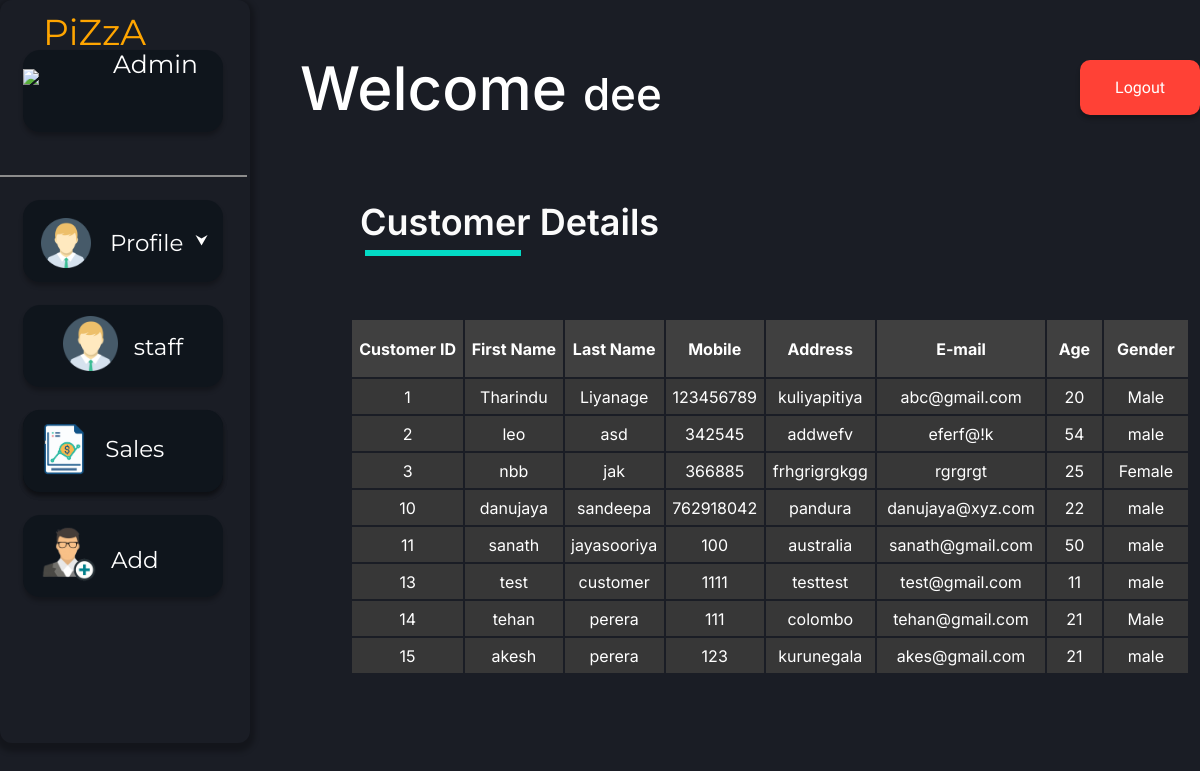
Before: /adminCustomerView.php (signed in) with the older database file.
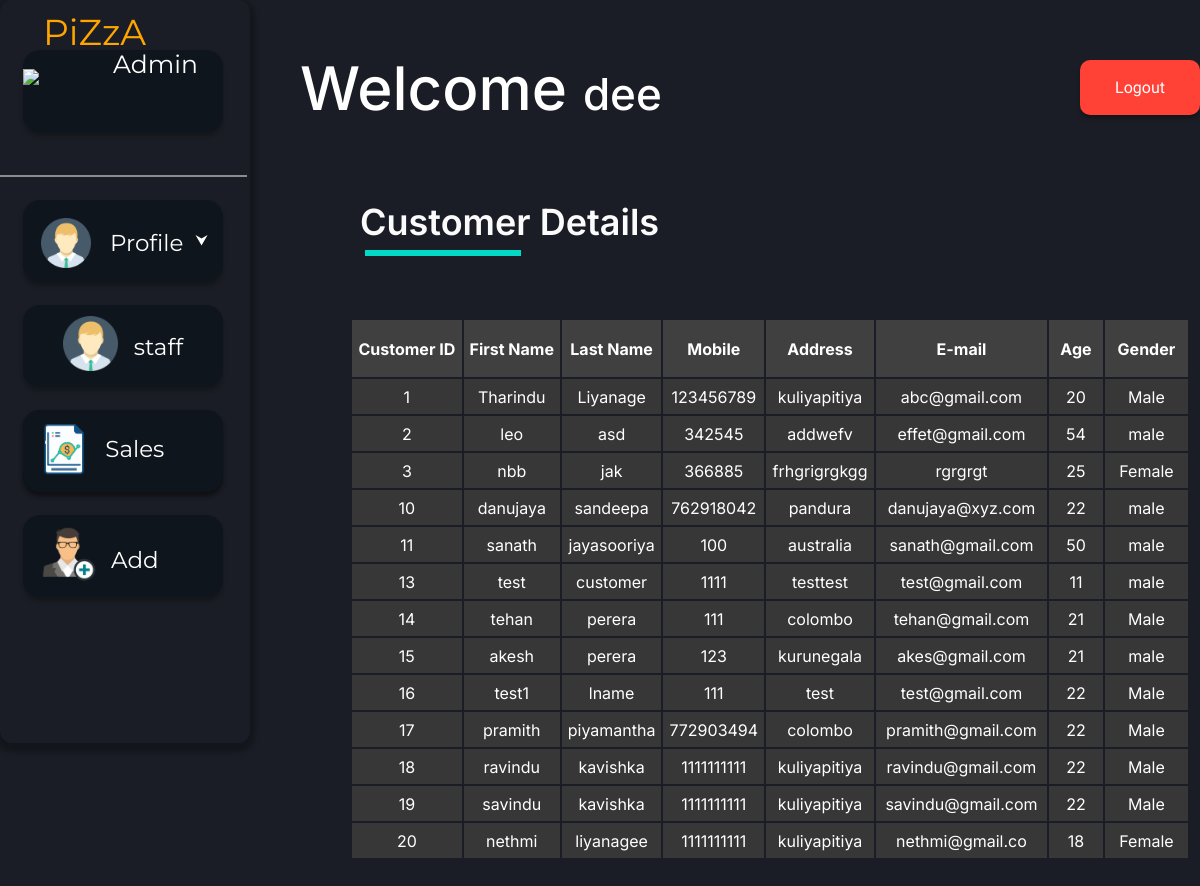
After: the same page with the newer database file.
### tables this page shows
CREATE TABLE `crm_customer` (
  `customer_id` int(11) NOT NULL,
  `fname` varchar(15) NOT NULL,
  `lname` varchar(15) NOT NULL,
  `mob` int(11) NOT NULL,
  `address` varchar(50) NOT NULL,
  `email` varchar(50) NOT NULL,
  `age` int(11) NOT NULL,
  `gender` varchar(6) NOT NULL
);

### adminCustomerView.php (the view, shortened to what this page needs)
<?php require_once('./phpFunc/connection/connect.php'); ?>
<?php
$sql = "SELECT * FROM crm_customer ORDER BY customer_id ASC";
mysqli_query($connection, $sql);
$result = mysqli_query($connection,$sql);
?>
<!DOCTYPE html>
<html lang="en">
<head>
        <link href="./styles/businessUser/main.css" rel="stylesheet">
        <link href="./styles/businessUser/add.css" rel="stylesheet">
</head>
<body>
<div>
<span class="wel-msg"><p>Welcome <span style="font-size:44px;"><?php echo $_SESSION["name"]; ?></span></p></span>
<span class="sub-head">Customer Details</span> <div class="sub-line"></div>
<span><a href="./phpFunc/functions/businessUser/logout.php"><button class="log_out-button">Logout</button> </a></span>
</div>
<div class="menu">
<div class="piza-staff"><img class="piza-logo" src="./assets/img/logo.png">
<span class="menu-text" style="color:orange;">PiZzA</span><br><span class="menu-text" style="font-size:25px; color:white; postion:relative; left:90px; bottom:45px;">Admin</span>
</div>
 <div class="menu-line"></div>
<button class="pro-view">
      <img class="pro-avatar" src="./assets/img/pro_avatar.png">
      <span class="pro-text">Profile </span>
</button>
<a href="./admin.php"><button class="sales-but">
<button  class="cus-but">
      <img class="cus-logo" src="./assets/img/pro_avatar.png">
      <span class="cus-text"> &nbsp;&nbsp;staff</span>
</button>
</a>
<a href="./adminSalesView.php"><button class="sales-but">
      <img class="sales-logo" src="./assets/img/sales.png">
      <span class="sales-text">Sales </span>
</button></a>
<button onclick="document.getElementById('addform').style.display='block'" class="add-but">
      <img class="add-logo" src="./assets/img/add_cus.png">
      <span class="add-text">Add</span>
</button>
</div>
<table border="0" class="table_dec">
<tr bgcolor="#404040">
<th>Customer ID</th>
<th>First Name</th>
<th>Last Name</th>
<th>Mobile</th>
<th>Address</th>
<th>E-mail</th>
<th>&nbsp;&nbsp;Age&nbsp;&nbsp;</th>
<th>&nbsp;&nbsp;Gender&nbsp;&nbsp;</th>
</tr>
<?php
while ($row = mysqli_fetch_assoc($result)) {
    echo "
        <tr height='35px' bgcolor='#373737'>
            <td>" . $row['customer_id'] . "</td>
            <td>" . $row['fname'] . "</td>
            <td>" . $row['lname'] . "</td>
            <td>" . $row['mob'] . "</td>
            <td>" . $row['address'] . "</td>
            <td>" . $row['email'] . "</td>
            <td>" . $row['age'] . "</td>
            <td>" . $row['gender'] . "</td>
        </tr>";
}
?>
</table>
</body>
</html>

### styles/businessUser/main.css (style rules this page uses)
body { background-color: #1A1D25; margin: 0px 0 10px; width: 100%; height: 100%; }
.table_dec { font-family: 'Inter', sans-serif; padding-bottom: 50px; box-sizing: border-box; text-align: center; border-color:#27262C; border: 0px solid #5B5B5B; color:white; position: relative; left: 350px; bottom: 425px; width: 70%; height: auto; border-radius: 4px; }
th { height: 55px; }
.wel-msg { position: absolute; left: 300px; top: -10px; font-family: 'Inter'; font-style: normal; font-weight: 500; font-size: 60px; line-height: 77px; color: #FFFFFF; }
.sub-head { position: absolute; height: 38px; left: 360px; top: 200px; font-family: 'Inter'; font-style: normal; font-weight: 600; font-size: 36px; line-height: 44px; color: #FBFBFB; }
.sub-line { border: 3px solid #03DAC5; width:150px; position: absolute; left: 365px; top: 250px; }
.menu { position: -webkit-sticky; position: sticky; width: 250px; height:743px; left: 0px; top: 0px; background: #1A1D25; box-shadow: 0px 4px 5px 5px rgba(0, 0, 0, 0.25); border-radius: 12px; z-index:4; }
.piza-logo { height: auto; width: 80px; }
.piza-staff { position: absolute; width: 200px; height: 82px; left: 23px; top: 50px; background: #0F151C; box-shadow: 0px 4px 4px rgba(0, 0, 0, 0.25); border-radius: 17px; }
.menu-text { font-family: "Montserrat", sans-serif; font-size:36px; position:relative; bottom:40px; }
.menu-line { border: 1px solid #8C8C8C; width:245px; position: relative; top:175px; }
.pro-view { position: absolute; width: 200px; height: 82px; left: 23px; top: 200px; outline:0; border:0; background: #0F151C; box-shadow: 0px 4px 4px rgba(0, 0, 0, 0.25); border-radius: 17px; }
.pro-avatar { height: auto; width: 50px; position: relative; left:-10px; top:5px; }
.pro-text { font-family: "Montserrat", sans-serif; font-size:23px; position:relative; bottom:12px; left:5px; color:white; cursor:default; }
.pro-view:after { content: '\2B9F'; color: white; font-weight: bold; float: right; margin-left: 5px; position: relative; top:20px; right:10px; }
.sales-but { position: absolute; width: 200px; height: 82px; left: 23px; top: 410px; outline:0; border:0; background: #0F151C; box-shadow: 0px 4px 4px rgba(0, 0, 0, 0.25); border-radius: 17px; }
.sales-logo { height: auto; width: 90px; position: relative; left:-28px; top:1px; }
.sales-text { font-family: "Montserrat", sans-serif; font-size:23px; position:relative; bottom:20px; left:-35px; color:white; cursor:default; }
.add-but { position: absolute; width: 200px; height: 82px; left: 23px; top: 515px; outline:0; border:0; background: #0F151C; box-shadow: 0px 4px 4px rgba(0, 0, 0, 0.25); border-radius: 17px; }
.add-logo { height: auto; width: 70px; position: relative; left:-28px; top:1px; }
.add-text { font-family: "Montserrat", sans-serif; font-size:23px; position:relative; bottom:20px; left:-25px; color:white; cursor:default; }
.cus-but { position: absolute; width: 200px; height: 82px; left: 23px; top: 305px; outline:0; border:0; background: #0F151C; box-shadow: 0px 4px 4px rgba(0, 0, 0, 0.25); border-radius: 17px; }
.cus-logo { height: auto; width: 55px; position: relative; left:0px; top:0px; }
.cus-text { font-family: "Montserrat", sans-serif; font-size:23px; position:relative; bottom:16px; left:-0px; color:white; cursor:default; }
.log_out-button { appearance: none; background-color: #FF4136; border: 0px solid #1A1A1A; border-radius: 10px; box-sizing: border-box; color: #FFFFFF; cursor: pointer; display: inline-block; font-family: 'Exo', sans-serif; font-size: 16px; width: 120px; height: 55px; outline: none; text-align: center; text-decoration: none; transition: all 300ms cubic-bezier(.23, 1, 0.32, 1); user-select: none; -webkit-user-select: none; touch-action: manipulation; box-shadow: 0px 4px 4px rgba(0, 0, 0, 0.25); will-change: transform; position: absolute; left: 90%; top: 60px; }

Changed rows visible on the page:
changed crm_customer "leo": email "eferf@!k" → "effet@gmail.com"
added crm_customer: customer_id "16", fname "test1", lname "lname", mob "111", address "test", email "test@gmail.com", age "22", gender "Male"
added crm_customer: customer_id "17", fname "pramith", lname "piyamantha", mob "772903494", address "colombo", email "pramith@gmail.com", age "22", gender "Male"
added crm_customer: customer_id "18", fname "ravindu", lname "kavishka", mob "1111111111", address "kuliyapitiya", email "ravindu@gmail.com", age "22", gender "Male"
added crm_customer: customer_id "19", fname "savindu", lname "kavishka", mob "1111111111", address "kuliyapitiya", email "savindu@gmail.com", age "22", gender "Male"
added crm_customer: customer_id "20", fname "nethmi", lname "liyanagee", mob "1111111111", address "kuliyapitiya", email "nethmi@gmail.co", age "18", gender "Female"
